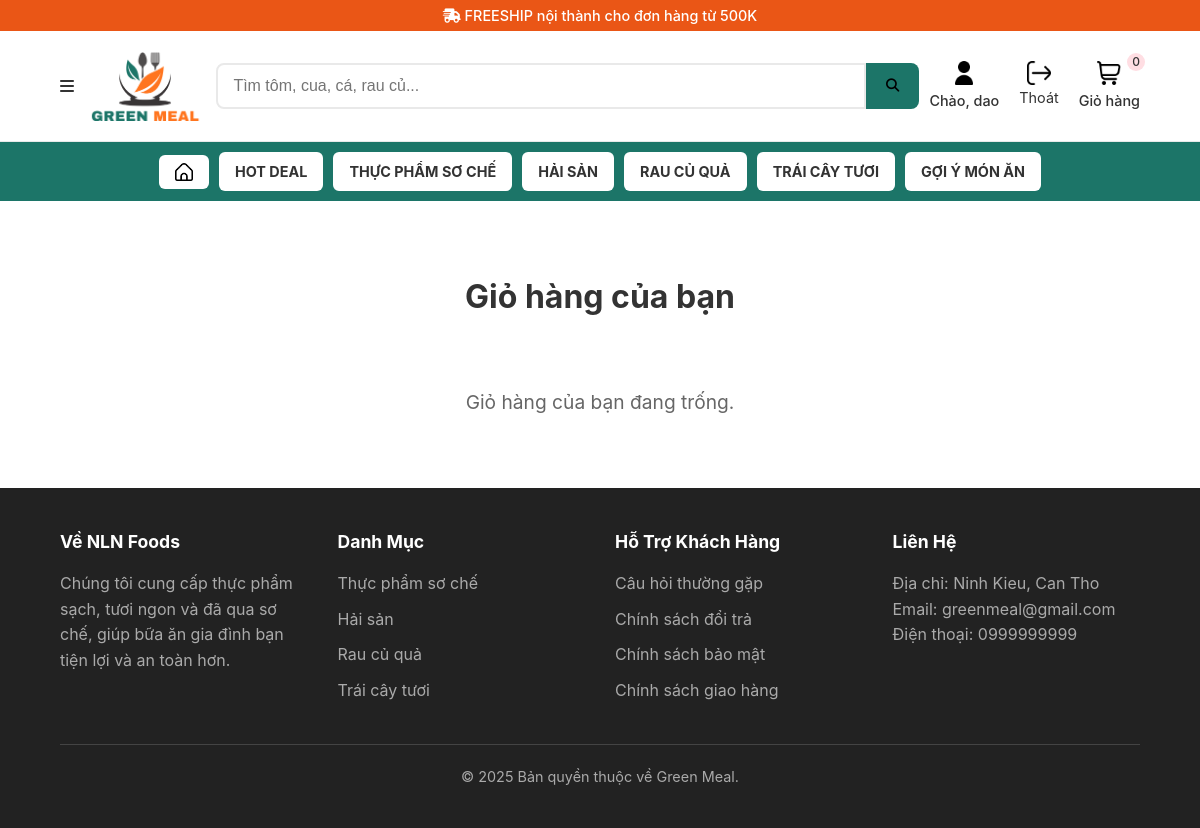
Page /public/cart/index (signed in) on the committed database.
### tables this page shows
CREATE TABLE `danh_muc` (
  `ID_DM` varchar(5) NOT NULL,
  `TEN_DM` varchar(200) NOT NULL
);

### src/controllers/CartController.php (called while the page is built, shortened)
<?php
class CartController extends BaseController {
    private $cartModel;
    public function __construct() {
        parent::__construct();
        $this->cartModel = new CartModel();
    }
    public function index() {
        $cartItems = [];
        $isLoggedIn = Auth::isLoggedIn();
        if ($isLoggedIn) {
            $userCartId = Auth::cartId();
            $cartItems = $this->cartModel->getCartContentsForUser($userCartId);
        } else {
            $cartItems = $_SESSION['cart'] ?? [];
            $totalCount = $this->cartModel->getSessionItemCount($cartItems);
        }
        $totals = $this->calculateCartTotals($cartItems);
        $this->renderView('cart/index', [
            'cartItems' => $cartItems,
            'subtotal' => $totals['subtotal'],
            'totalDiscount' => $totals['totalDiscount'],
            'total' => $totals['total'],
            'isLoggedIn' => $isLoggedIn
        ]);
    }
    private function calculateCartTotals($cartItems) {
        $subtotal = 0; $totalDiscount = 0;
        $total = $subtotal - $totalDiscount;
        return ['subtotal' => $subtotal, 'totalDiscount' => $totalDiscount, 'total' => $total];
    }
}

### public/index.php (called while the page is built, shortened)
<?php
$router = new Router();
$router->add('GET', 'auth/login', 'AuthController@login');
$router->add('POST', 'auth/handleLogin', 'AuthController@handleLogin');
$router->add('GET', 'auth/register', 'AuthController@register');
$router->add('POST', 'auth/handleRegister', 'AuthController@handleRegister');
$router->add('POST', 'auth/logout', 'AuthController@logout');
$router->add('GET', 'search', 'ProductController@search');
$router->add('GET', 'account/deleteAddress/{id}', 'AccountController@deleteAddress');
$router->add('POST', 'account/handleSetDefaultAddress', 'AccountController@handleSetDefaultAddress');
$router->add('GET', 'account/getAddressJson/{id}', 'AccountController@getAddressJson');
$router->add('POST', 'account/handleUpdateProfile', 'AccountController@handleUpdateProfile');
$router->add('POST', 'account/handleChangePassword', 'AccountController@handleChangePassword');
$router->add('POST', 'account/cancel-order', 'AccountController@cancelOrder');
$router->add('POST', 'account/handleUpdateAddress', 'AccountController@handleUpdateAddress');
$router->add('POST', 'account/handleAddAddress', 'AccountController@handleAddAddress');
$router->add('GET', 'account/order-detail/{id}', 'AccountController@orderDetail');
$router->add('GET', 'admin/dashboard', 'AdminController@dashboard');
$router->add('GET', 'admin/products', 'AdminController@products');
$router->add('GET', 'admin/products/create', 'AdminController@createProduct');
$router->add('GET', 'admin/products/delete/{id}', 'AdminController@deleteProduct');
$router->add('GET', 'admin/products/edit/{id}', 'AdminController@editProduct');
$router->add('POST', 'admin/products/store', 'AdminController@storeProduct');
$router->add('GET', 'admin/categories', 'AdminController@categories');
$router->add('GET', 'admin/categories/create', 'AdminController@createCategory');
$router->add('POST', 'admin/categories/store', 'AdminController@storeCategory');
$router->add('GET', 'admin/categories/edit/{id}', 'AdminController@editCategory');
$router->add('GET', 'admin/categories/delete/{id}', 'AdminController@deleteCategory');
$router->add('GET', 'admin/product-types', 'AdminController@productTypes');
$router->add('GET', 'admin/product-types/create', 'AdminController@createProductType');
$router->add('POST', 'admin/product-types/store', 'AdminController@storeProductType');
$router->add('GET', 'admin/product-types/edit/{id}', 'AdminController@editProductType');
$router->add('GET', 'admin/product-types/delete/{id}', 'AdminController@deleteProductType');
$router->add('GET', 'admin/promotions', 'AdminController@promotions');
$router->add('GET', 'admin/promotions/create', 'AdminController@createPromotion');
$router->add('POST', 'admin/promotions/store', 'AdminController@storePromotion');
$router->add('GET', 'admin/promotions/edit/{id}', 'AdminController@editPromotion');
$router->add('GET', 'admin/promotions/delete/{id}', 'AdminController@deletePromotion');
$router->add('GET', 'admin/inventories', 'AdminController@inventories');
$router->add('GET', 'admin/inventories/create', 'AdminController@createInventory');
$router->add('POST', 'admin/inventories/store', 'AdminController@storeInventory');
$router->add('GET', 'admin/inventories/detail/{id}', 'AdminController@inventoryDetail');
$router->add('GET', 'admin/suppliers', 'AdminController@suppliers');
$router->add('GET', 'admin/suppliers/create', 'AdminController@createSupplier');
$router->add('POST', 'admin/suppliers/store', 'AdminController@storeSupplier');
$router->add('GET', 'admin/suppliers/edit/{id}', 'AdminController@editSupplier');
$router->add('GET', 'admin/suppliers/delete/{id}', 'AdminController@deleteSupplier');
$router->add('GET', 'admin/orders', 'AdminController@orders');
$router->add('GET', 'admin/order-detail/{id}', 'AdminController@orderDetail');
$router->add('POST', 'admin/order-update-status', 'AdminController@updateOrderStatus');
$router->add('GET', 'admin/users', 'AdminController@users');
$router->add('GET', 'admin/users/edit/{id}', 'AdminController@editUser');
$router->add('POST', 'admin/users/update', 'AdminController@updateUser');
$router->add('GET', 'admin/users/delete/{id}', 'AdminController@deleteUser');
$router->add('POST', 'admin/users/update-role', 'AdminController@updateUserRole');
$router->add('GET', 'admin/statistics', 'AdminController@statistics');
$router->add('POST', 'admin/statistics', 'AdminController@statistics');
$router->add('GET', 'admin/settings', 'AdminController@settings');
$router->add('POST', 'admin/settings/update', 'AdminController@updateSettings');
$router->add('GET', 'admin/profile', 'AdminController@profile');
$router->add('POST', 'admin/profile/update', 'AdminController@updateProfile');
$router->run();

### src/core/BaseModel.php (called while the page is built, shortened)
<?php
abstract class BaseModel {
    public function __construct() {
        $this->db = Database::getInstance()->getConnection();
    }
}

### src/core/Database.php (called while the page is built, shortened)
<?php
class Database {
    private static $instance = null;
    private $conn;
    private function __construct() {
        $this->host = $_ENV['DB_HOST'];
        $this->db_name = $_ENV['DB_NAME'];
        $this->username = $_ENV['DB_USER'];
        $this->password = $_ENV['DB_PASS'];
        $this->charset = $_ENV['DB_CHARSET'];
        $dsn = 'mysql:host=' . $this->host . ';dbname=' . $this->db_name . ';charset=' . $this->charset;
        try {
            $this->conn = new PDO($dsn, $this->username, $this->password);
            $this->conn->setAttribute(PDO::ATTR_ERRMODE, PDO::ERRMODE_EXCEPTION);
            $this->conn->setAttribute(PDO::ATTR_DEFAULT_FETCH_MODE, PDO::FETCH_ASSOC);
        } catch (PDOException $e) {
            echo 'Connection Error: ' . $e->getMessage();
            exit;
        }
    }
    public static function getInstance() {
        if (self::$instance == null) {
            self::$instance = new Database();
        }
        return self::$instance;
    }
    public function getConnection() {
        return $this->conn;
    }
}

### src/models/CategoryModel.php (called while the page is built, shortened)
<?php
class CategoryModel extends BaseModel {
    public function getAllCategories($search = '') {
        $sql = "SELECT * FROM danh_muc";
        $params = [];
        $sql .= " ORDER BY ID_DM ASC";
        $stmt = $this->db->prepare($sql);
        $stmt->execute($params);
        return $stmt->fetchAll(PDO::FETCH_ASSOC);
    }
}

### src/views/cart/index.php (the view, shortened to what this page needs)
<?php
require_once __DIR__ . '/../partials/header.php';
?>
<div class="container cart-page-container">
    <h2>Giỏ hàng của bạn</h2>
    <?php if (empty($cartItems)): ?>
        <p class="cart-empty-message">Giỏ hàng của bạn đang trống.</p>
    <?php endif; ?>
</div>
<?php
require_once __DIR__ . '/../partials/footer.php';
?>

### src/views/partials/header.php (shortened to what this page needs)
<!DOCTYPE html>
<html lang="vi">
<head>
    <link rel="stylesheet" href="<?php echo BASE_PATH; ?>/css/style.css">
    <link rel="stylesheet" href="https://cdnjs.cloudflare.com/ajax/libs/font-awesome/6.4.0/css/all.min.css">
</head>
<body>
<div class="top-bar-shipping">
    <div class="container">
        <i class="fa-solid fa-truck-fast"></i> FREESHIP nội thành cho đơn hàng từ 500K
    </div>
</div>
<header class="main-header">
    <div class="container">
        <div class="menu-toggle">
            <i class="fa-solid fa-bars"></i>
        </div>
        <a href="<?php echo BASE_PATH; ?>/" class="logo">
            <img src="<?php echo BASE_PATH; ?>/images/logo-green-meal.png" alt="NLN Foods Logo" class="logo-image">
        </a>
        <form class="search-bar" action="<?php echo BASE_PATH; ?>/search" method="GET">
            <input type="text" placeholder="Tìm tôm, cua, cá, rau củ..." name="q" value="<?php echo htmlspecialchars($_GET['q'] ?? ''); ?>">
            <button type="submit">
                <i class="fa-solid fa-magnifying-glass"></i>
            </button>
        </form>
        <div class="header-icons">
            <?php if (isset($_SESSION['user'])): ?>
                <a href="<?php echo BASE_PATH; ?>/account/index" class="header-icon-item">
                    <img src="<?php echo BASE_PATH; ?>/images/user-icon-2.png" alt="Tài khoản" class="header-main-icon">
                    <span class="icon-label">Chào, <?php echo htmlspecialchars($_SESSION['user']['HO_TEN'] ?? 'Bạn'); ?></span>
                </a>
                <form action="<?php echo BASE_PATH; ?>/auth/logout" method="POST" class="logout-form">
                    <button type="submit" class="header-icon-item-button">
                        <img src="<?php echo BASE_PATH; ?>/images/exit.png" alt="Đăng xuất" class="header-main-icon">
                        <span class="icon-label">Thoát</span>
                    </button>
                </form>
            <?php endif; ?>
            <a href="<?php echo BASE_PATH; ?>/cart/index" class="header-icon-item cart-wrapper">
                <div class="cart-icon-box">
                    <img src="<?php echo BASE_PATH; ?>/images/shopping-cart.png" alt="Giỏ hàng" class="header-main-icon">
                    <span class="cart-count"><?php echo $_SESSION['cart_count'] ?? 0; ?></span>
                </div>
                <span class="icon-label">Giỏ hàng</span>
            </a>
        </div>
    </div>
</header>
<nav class="sub-nav">
    <div class="container">
        <ul>
            <li>
                <a href="<?php echo BASE_PATH; ?>/" class="sub-nav-home-icon">
                    <img src="<?php echo BASE_PATH; ?>/images/home.png" alt="Trang chủ">
                </a>
            </li>
            <li><a href="#">HOT DEAL</a></li>
            <?php if (isset($categories) && !empty($categories)):
                foreach ($categories as $category): ?>
                <li>
                    <a href="<?php echo BASE_PATH; ?>/product/category/<?php echo $category['ID_DM']; ?>">
                        <?php echo htmlspecialchars($category['TEN_DM']); ?>
                    </a>
                </li>
            <?php endforeach; endif; ?>
            <li><a href="#">Gợi ý món ăn</a></li>
        </ul>
    </div>
</nav>
<main></main>

### src/views/partials/footer.php (shortened to what this page needs)
</main> <footer class="main-footer">
    <div class="container">
        <div class="footer-grid">
            <div class="footer-column">
                <h5>Về NLN Foods</h5>
                <p>Chúng tôi cung cấp thực phẩm sạch, tươi ngon và đã qua sơ chế, giúp bữa ăn gia đình bạn tiện lợi và an toàn hơn.</p>
            </div>
            <div class="footer-column">
                <h5>Danh Mục</h5>
                <ul>
                    <?php
                    if (isset($categories) && !empty($categories)):
                        foreach ($categories as $category):
                    ?>
                        <li>
                            <a href="/NLN_NLCS/public/product/category/<?php echo $category['ID_DM']; ?>">
                                <?php echo htmlspecialchars($category['TEN_DM']); ?>
                            </a>
                        </li>
                    <?php
                        endforeach;
                    endif;
                    ?>
                </ul>
            </div>
            <div class="footer-column">
                <h5>Hỗ Trợ Khách Hàng</h5>
                <ul>
                    <li><a href="#">Câu hỏi thường gặp</a></li>
                    <li><a href="#">Chính sách đổi trả</a></li>
                    <li><a href="#">Chính sách bảo mật</a></li>
                    <li><a href="#">Chính sách giao hàng</a></li>
                </ul>
            </div>
            <div class="footer-column">
                <h5>Liên Hệ</h5>
                <p>
                    Địa chỉ: Ninh Kieu, Can Tho <br>
                    Email: greenmeal@gmail.com<br>
                    Điện thoại: 0999999999
                </p>
            </div>
        </div>
        <div class="footer-bottom">
            <p>&copy; <?php echo date('Y'); ?> Bản quyền thuộc về Green Meal.</p>
        </div>
    </div>
</footer>
</body>
</html>

### rows in the picture
danh_muc: TEN_DM "THỰC PHẨM SƠ CHẾ", TEN_DM "Thực phẩm sơ chế"
danh_muc: TEN_DM "HẢI SẢN", TEN_DM "Hải sản"
danh_muc: TEN_DM "RAU CỦ QUẢ", TEN_DM "Rau củ quả"
danh_muc: TEN_DM "TRÁI CÂY TƯƠI", TEN_DM "Trái cây tươi"

### other values in the picture
$_SESSION['user']['HO_TEN'] "dao"
$_SESSION['cart_count'] "0"
